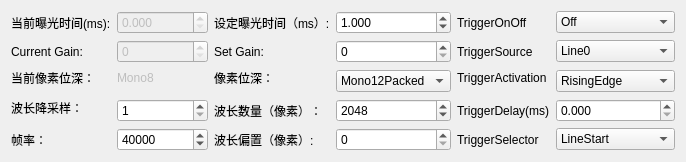
            <widget class="QWidget" name="tab_4">
             <attribute name="title">
              <string>HiK</string>
             </attribute>
             <layout class="QGridLayout" name="gridLayout_16">
              <item row="0" column="0">
               <widget class="QLabel" name="label_66">
                <property name="text">
                 <string>当前曝光时间(ms):</string>
                </property>
               </widget>
              </item>
              <item row="0" column="1">
               <widget class="QDoubleSpinBox" name="Exposure_display_HK">
                <property name="enabled">
                 <bool>false</bool>
                </property>
                <property name="decimals">
                 <number>3</number>
                </property>
                <property name="maximum">
                 <double>10000000.000000000000000</double>
                </property>
               </widget>
              </item>
              <item row="0" column="2">
               <widget class="QLabel" name="label_56">
                <property name="text">
                 <string>设定曝光时间（ms）:</string>
                </property>
               </widget>
              </item>
              <item row="0" column="3">
               <widget class="QDoubleSpinBox" name="Exposure_HK">
                <property name="decimals">
                 <number>3</number>
                </property>
                <property name="maximum">
                 <double>1000.000000000000000</double>
                </property>
                <property name="singleStep">
                 <double>0.100000000000000</double>
                </property>
                <property name="value">
                 <double>1.000000000000000</double>
                </property>
               </widget>
              </item>
              <item row="0" column="4">
               <widget class="QLabel" name="label_67">
                <property name="text">
                 <string>TriggerOnOff</string>
                </property>
               </widget>
              </item>
              <item row="0" column="5">
               <widget class="QComboBox" name="TriggerON_HK">
                <item>
                 <property name="text">
                  <string>Off</string>
                 </property>
                </item>
                <item>
                 <property name="text">
                  <string>On</string>
                 </property>
                </item>
               </widget>
              </item>
              <item row="1" column="0">
               <widget class="QLabel" name="label_60">
                <property name="text">
                 <string>Current Gain:</string>
                </property>
               </widget>
              </item>
              <item row="1" column="1">
               <widget class="QDoubleSpinBox" name="DGain_display_HK">
                <property name="enabled">
                 <bool>false</bool>
                </property>
                <property name="decimals">
                 <number>0</number>
                </property>
               </widget>
              </item>
              <item row="1" column="2">
               <widget class="QLabel" name="label_53">
                <property name="text">
                 <string>Set Gain:</string>
                </property>
               </widget>
              </item>
              <item row="1" column="3">
               <widget class="QDoubleSpinBox" name="DGain_HK">
                <property name="decimals">
                 <number>0</number>
                </property>
               </widget>
              </item>
              <item row="1" column="4">
               <widget class="QLabel" name="label_64">
                <property name="text">
                 <string>TriggerSource</string>
                </property>
               </widget>
              </item>
              <item row="1" column="5">
               <widget class="QComboBox" name="TriggerSource_HK">
                <item>
                 <property name="text">
                  <string>Line0</string>
                 </property>
                </item>
                <item>
                 <property name="text">
                  <string>Line1</string>
                 </property>
                </item>
                <item>
                 <property name="text">
                  <string>Line2</string>
                 </property>
                </item>
                <item>
                 <property name="text">
                  <string>Line3</string>
                 </property>
                </item>
                <item>
                 <property name="text">
                  <string>Line4</string>
                 </property>
                </item>
               </widget>
              </item>
              <item row="2" column="0">
               <widget class="QLabel" name="label_61">
                <property name="text">
                 <string>当前像素位深：</string>
                </property>
               </widget>
              </item>
              <item row="2" column="1">
               <widget class="QLabel" name="PixelFormat_display_HK">
                <property name="enabled">
                 <bool>false</bool>
                </property>
                <property name="text">
                 <string>Mono8</string>
                </property>
               </widget>
              </item>
              <item row="2" column="2">
               <widget class="QLabel" name="label_65">
                <property name="text">
                 <string>像素位深：</string>
                </property>
               </widget>
              </item>
              <item row="2" column="3" rowspan="2">
               <widget class="QComboBox" name="PixelFormat_HK">
                <item>
                 <property name="text">
                  <string>Mono12Packed</string>
                 </property>
                </item>
                <item>
                 <property name="text">
                  <string>Mono8</string>
                 </property>
                </item>
                <item>
                 <property name="text">
                  <string>Mono10</string>
                 </property>
                </item>
                <item>
                 <property name="text">
                  <string>Mono12</string>
                 </property>
                </item>
                <item>
                 <property name="text">
                  <string>Mono10Packed</string>
                 </property>
                </item>
               </widget>
              </item>
              <item row="2" column="4">
               <widget class="QLabel" name="label_63">
                <property name="text">
                 <string>TriggerActivation</string>
                </property>
               </widget>
              </item>
              <item row="2" column="5" rowspan="2">
               <widget class="QComboBox" name="TriggerActivation_HK">
                <property name="enabled">
                 <bool>true</bool>
                </property>
                <item>
                 <property name="text">
                  <string>RisingEdge</string>
                 </property>
                </item>
                <item>
                 <property name="text">
                  <string>FallingEdge</string>
                 </property>
                </item>
                <item>
                 <property name="text">
                  <string>AnyEdge</string>
                 </property>
                </item>
               </widget>
              </item>
              <item row="3" column="0" rowspan="2">
               <widget class="QLabel" name="label_62">
                <property name="text">
                 <string>波长降采样：</string>
                </property>
               </widget>
              </item>
              <item row="4" column="1">
               <widget class="QSpinBox" name="SpectralDS_HK">
                <property name="minimum">
                 <number>1</number>
                </property>
                <property name="value">
                 <number>1</number>
                </property>
               </widget>
              </item>
              <item row="4" column="2">
               <widget class="QLabel" name="XstepsLabel_3">
                <property name="text">
                 <string>波长数量（像素）：</string>
                </property>
               </widget>
              </item>
              <item row="4" column="3">
               <widget class="QSpinBox" name="NSamples_HK">
                <property name="wrapping">
                 <bool>false</bool>
                </property>
                <property name="minimum">
                 <number>1</number>
                </property>
                <property name="maximum">
                 <number>10000</number>
                </property>
                <property name="singleStep">
                 <number>8</number>
                </property>
                <property name="value">
                 <number>2048</number>
                </property>
                <property name="displayIntegerBase">
                 <number>10</number>
                </property>
               </widget>
              </item>
              <item row="4" column="4">
               <widget class="QLabel" name="label_57">
                <property name="text">
                 <string>TriggerDelay(ms)</string>
                </property>
               </widget>
              </item>
              <item row="4" column="5">
               <widget class="QDoubleSpinBox" name="TriggerDelay_HK">
                <property name="decimals">
                 <number>3</number>
                </property>
               </widget>
              </item>
              <item row="5" column="0">
               <widget class="QLabel" name="label_69">
                <property name="enabled">
                 <bool>true</bool>
                </property>
                <property name="text">
                 <string>帧率：</string>
                </property>
               </widget>
              </item>
              <item row="5" column="1">
               <widget class="QSpinBox" name="LineRate_HK">
                <property name="maximum">
                 <number>1000000</number>
                </property>
                <property name="value">
                 <number>40000</number>
                </property>
               </widget>
              </item>
              <item row="5" column="2">
               <widget class="QLabel" name="label_55">
                <property name="text">
                 <string>波长偏置（像素）:</string>
                </property>
               </widget>
              </item>
              <item row="5" column="3">
               <widget class="QSpinBox" name="offsetW_HK">
                <property name="maximum">
                 <number>1600</number>
                </property>
               </widget>
              </item>
              <item row="5" column="4">
               <widget class="QLabel" name="label_68">
                <property name="text">
                 <string>TriggerSelector</string>
                </property>
               </widget>
              </item>
              <item row="5" column="5">
               <widget class="QComboBox" name="TriggerSelector_HK">
                <item>
                 <property name="text">
                  <string>LineStart</string>
                 </property>
                </item>
                <item>
                 <property name="text">
                  <string>FrameBurstStart</string>
                 </property>
                </item>
               </widget>
              </item>
             </layout>
            </widget>
